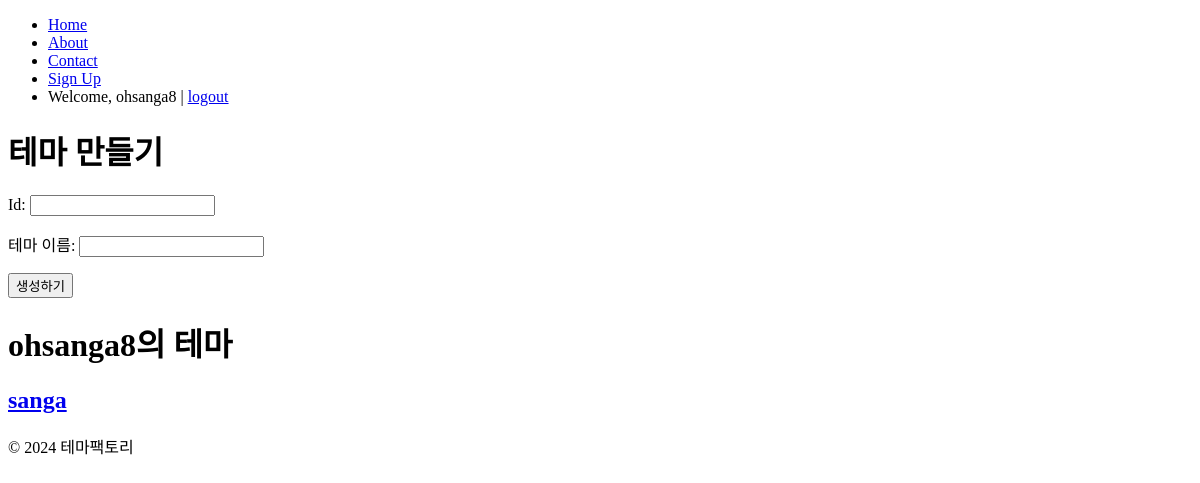
Page / (signed in) on the earlier database version.
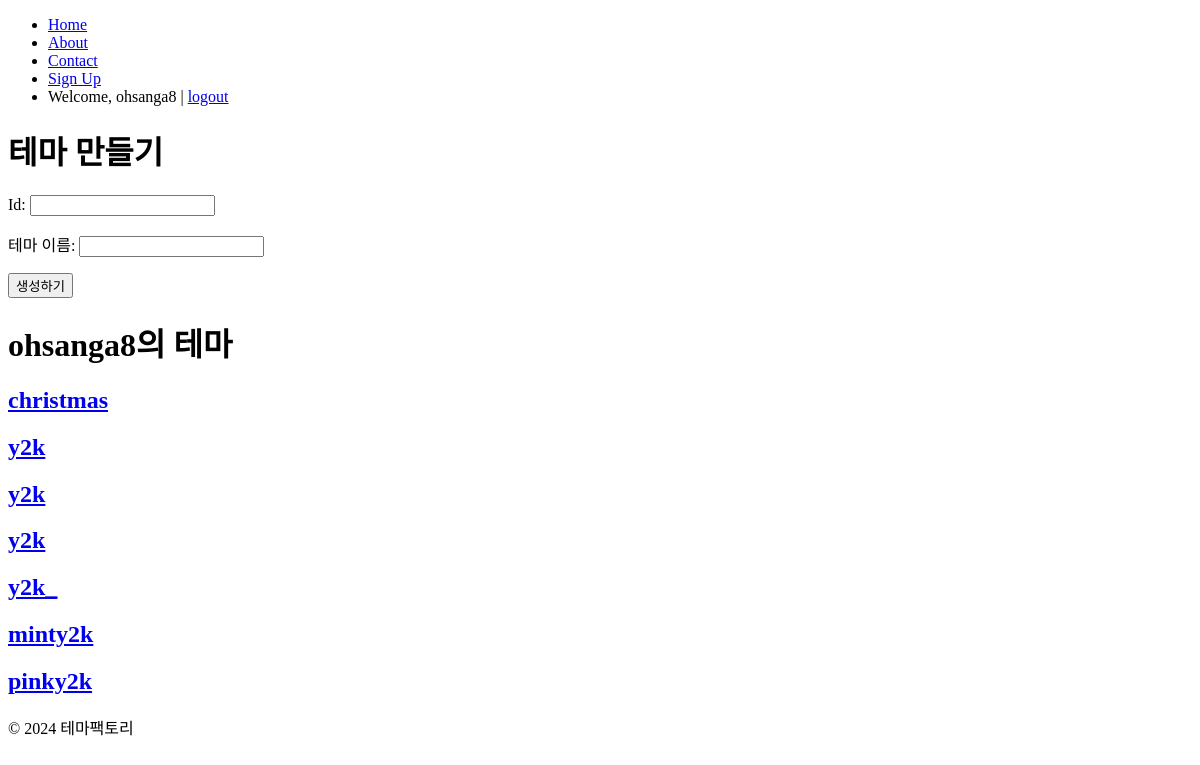
Same page on the later database version.
### main/models.py (models this page shows, shortened)
class Ktheme(models.Model):
    user = models.ForeignKey(User, on_delete=models.CASCADE, null=True)
    id = models.CharField(max_length=50, unique=True, primary_key=True)
    name = models.CharField(max_length=50, verbose_name="테마 이름")

### main/views.py (the view)
# urls.py: path("", include("main.urls")),
@login_required
def main(request):
    user = request.user
    user_theme_list = Ktheme.objects.filter(user=user)
    if request.method == "POST":
        form = KthemeCreateForm(request.POST)
        if form.is_valid():
            form.instance.user = request.user
            ktheme = form.save()
            theme_id = ktheme.id
            theme_dir = os.path.join(settings.MEDIA_ROOT, theme_id)
            theme_css = os.path.join(theme_dir, "KakaoTalkTheme.css")
            src_css = os.path.join(settings.STATIC_ROOT, "KakaoTalkTheme.css")
            if os.path.exists(theme_css):
                with open(src_css, "r", encoding="utf-8") as f:
                    css_content = f.read()
                css_content = css_content.replace("themeId", ktheme.id).replace(
                    "themeName", ktheme.name
                ).replace("Kakao Corp.", user.username)
                with open(theme_css, "w", encoding="utf-8") as f:
                    f.write(css_content)
            return redirect("ktheme_detail", id=theme_id)
    else:
        form = KthemeCreateForm()
    return render(
        request,
        "main/main.html",
        {
            "user_theme_list": user_theme_list,
            "form": form,
            "user": user,
        },
    )

### main/forms.py
class KthemeCreateForm(forms.ModelForm):
    class Meta:
        model = Ktheme
        fields = ("id", "name")

### main/templates/main/main.html (shortened to what this page needs)
{% extends "base.html" %}
{% load static %}
{% block content %}
<h1>테마 만들기</h1>
<form method="post">
    {{ form.as_p }}
    <button type="submit">생성하기</button>
</form>
<h1>{{ user }}의 테마</h1>
<div>
    {% for theme in user_theme_list %}
    <div>
        <a href="{% url 'ktheme_detail' theme.id %}"><h2>{{ theme.name }}</h2></a>
    </div>
    {% empty %}
    <li>테마가 없습니다.</li>
    {% endfor %}
</div>
{% endblock %}

### templates/base.html (shortened to what this page needs)
{% load static %}
<!DOCTYPE html>
<html lang="en">
    <head>
    </head>
    <body>
        <header>
            <nav>
                <ul>
                    <li><a href="/">Home</a></li>
                    <li><a href="/about/">About</a></li>
                    <li><a href="/contact/">Contact</a></li>
                    <li><a href="{% url 'signup' %}">Sign Up</a></li>
                    {% if user.is_authenticated %}
                    <li>Welcome, {{ user.username }} | <a href="{% url 'logout' %}">logout</a></li>
                    {% else %}
                    <li><a href="{% url 'login' %}">Login</a></li>
                    {% endif %}
                </ul>
            </nav>
        </header>
        <div class="container">
            {% block content %}{% endblock %}
        </div>
        <footer>
            <p>&copy; {% now "Y" %} 테마팩토리</p>
        </footer>
    </body>
</html>

Differences in the rows shown:
changed Ktheme: name "sanga" → "christmas"
added Ktheme: name "y2k"
added Ktheme: name "y2k"
added Ktheme: name "y2k"
added Ktheme: name "y2k_"
added Ktheme: name "minty2k"
added Ktheme: name "pinky2k"
